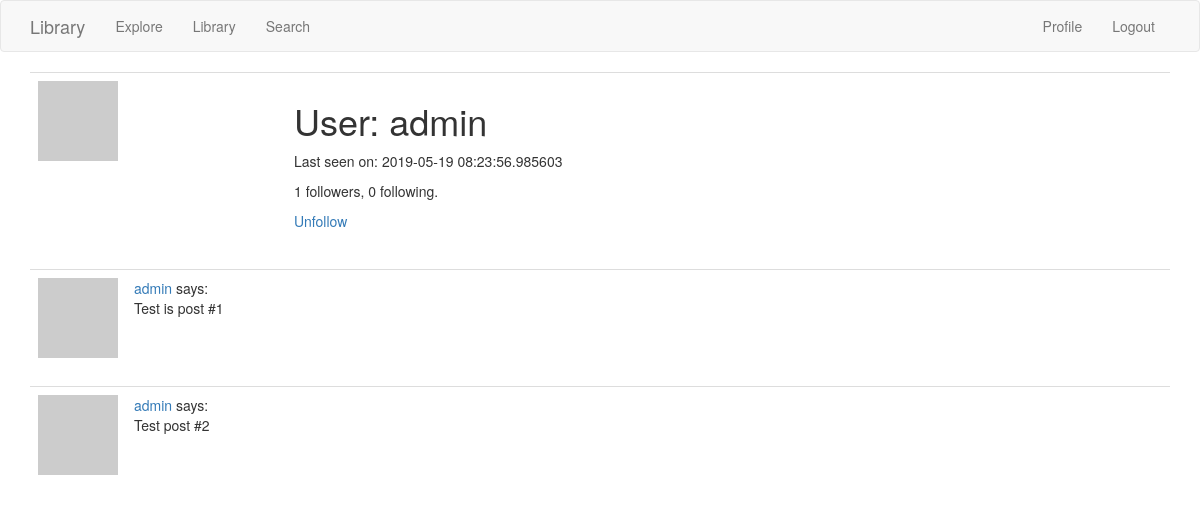
The app's page /user/admin (signed in) with its own data.
### app/models.py (models this page shows, shortened)
class User(UserMixin, db.Model):
    id = db.Column(db.Integer, primary_key=True)
    username = db.Column(db.String(64), index=True, unique=True)
    email = db.Column(db.String(120), index=True, unique=True)
    password_hash = db.Column(db.String(128))
    posts = db.relationship('Post', backref='author', lazy='dynamic')
    about_me = db.Column(db.String(140))
    last_seen = db.Column(db.DateTime, default=datetime.utcnow)
    followed = db.relationship(
        'User', secondary=followers,
        primaryjoin=(followers.c.follower_id == id),
        secondaryjoin=(followers.c.followed_id == id),
        backref=db.backref('followers', lazy='dynamic'), lazy='dynamic')
    def avatar(self, size):
        digest = md5(self.email.lower().encode('utf-8')).hexdigest()
        return 'https://www.gravatar.com/avatar/{}?d=identicon&s={}'.format(
            digest, size)
    def is_following(self, user):
        return self.followed.filter(
            followers.c.followed_id == user.id).count() > 0

### app/routes.py (the view)
@app.route('/user/<username>')
@login_required
def user(username):
    user = User.query.filter_by(username=username).first_or_404()
    posts = [
        {'author': user, 'body': 'Test is post #1'},
        {'author': user, 'body': 'Test post #2'}
    ]
    return render_template('user.html', user=user, posts=posts)

### app/models.py (called while the page is built)
@login.user_loader
def load_user(id):
    return User.query.get(int(id))

### app/routes.py (called while the page is built)
@app.before_request
def before_request():
    if current_user.is_authenticated:
        current_user.last_seen = datetime.utcnow()
        db.session.commit()

### app/templates/user.html (shortened to what this page needs)
{% extends "base.html" %}
{% block app_content %}
    <table class="table table-hover">
        <tr>
            <td width="256px"><img src="{{ user.avatar(256) }}"></td>
            <td>
                <h1>User: {{ user.username }}</h1>
                {% if user.last_seen %}<p>Last seen on: {{ user.last_seen }}</p>{% endif %}
                <p>{{ user.followers.count() }} followers, {{ user.followed.count() }} following.</p>
                {% if user == current_user %}
                <p><a href="{{ url_for('edit_profile') }}">Edit your profile</a></p>
                {% elif not current_user.is_following(user) %}
                <p><a href="{{ url_for('follow', username=user.username) }}">Follow</a></p>
                {% else %}
                <p><a href="{{ url_for('unfollow', username=user.username) }}">Unfollow</a></p>
                {% endif %}
            </td>
        </tr>
    </table>
    {% for post in posts %}
        {% include '_post.html' %}
    {% endfor %}
{% endblock %}

### app/templates/_post.html
<table class="table table-hover">
    <tr>
        <td width="70px">
            <a href="{{ url_for('user', username=post.author.username) }}">
                <img src="{{ post.author.avatar(70) }}" />
            </a>
        </td>
        <td>
            <a href="{{ url_for('user', username=post.author.username) }}">
                {{ post.author.username }}
            </a>
            says:
            <br>
            {{ post.body }}
        </td>
    </tr>
</table>

### records on screen
User: username "admin", last_seen "2019-05-19 08:23:56.985603", author.username "admin" "admin"

### other values on screen
{{ user.followers.count() }} "1"
{{ user.followed.count() }} "0"
{{ post.body }} "Test is post #1" "Test post #2"
